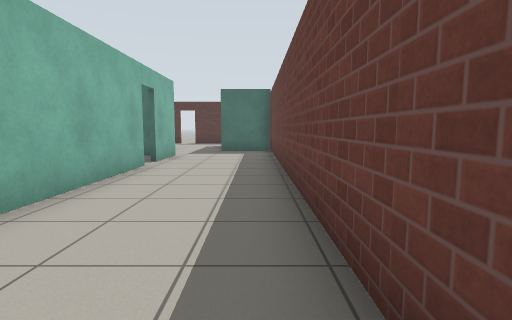
View 1 (above)

19 first-person views from a walk through a Gazebo world. The camera is 0.94 m above the floor, tilts 6° down and sees 80° across. The floor is counted in squares, 1 m on a side. Each view is taken from the middle of a square. On the plan, view 1 faces up. The plan holds only what a view shows up to about 11 squares ahead; the rest is blank. Simple patterns stand in for the simulator's built-in surfaces.

View 2
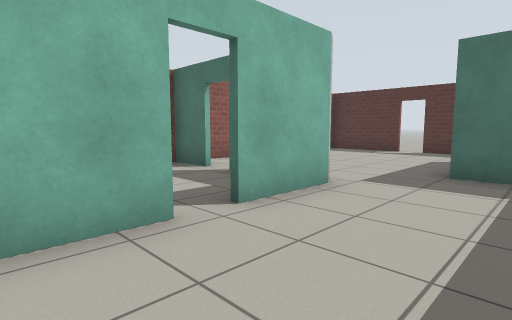

View 3
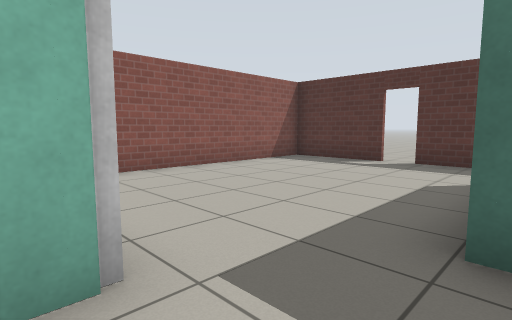

View 4
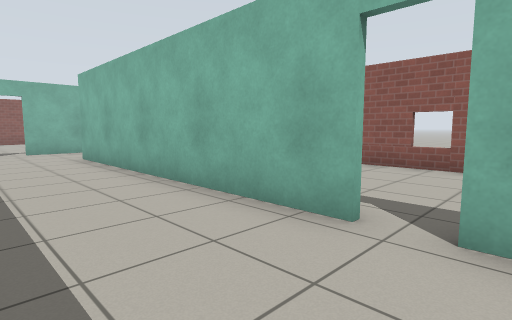

View 5
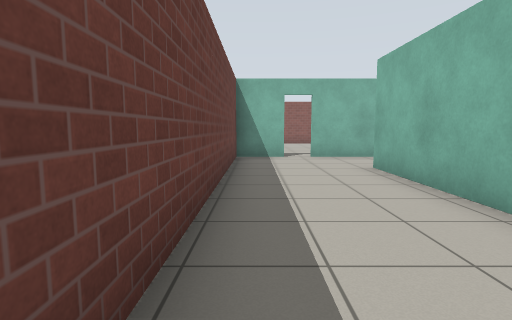

View 6
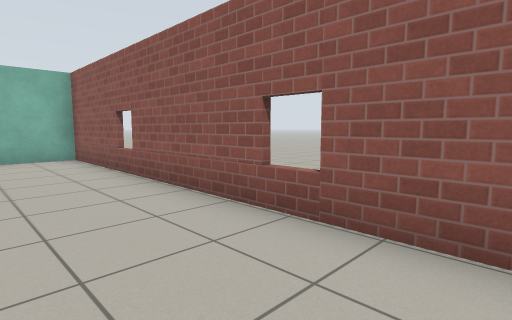

View 7
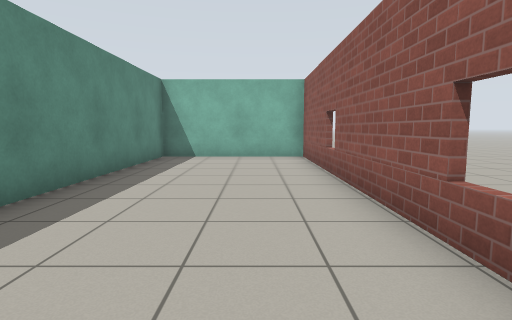

View 8
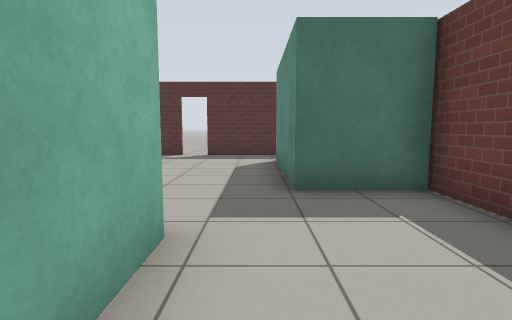

View 9
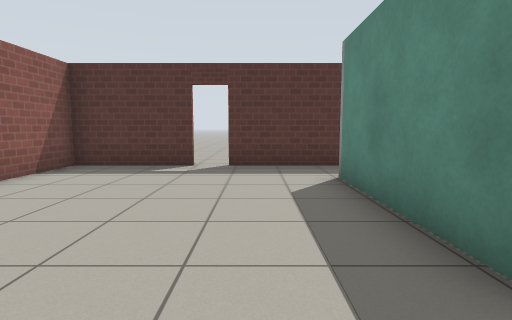

View 10
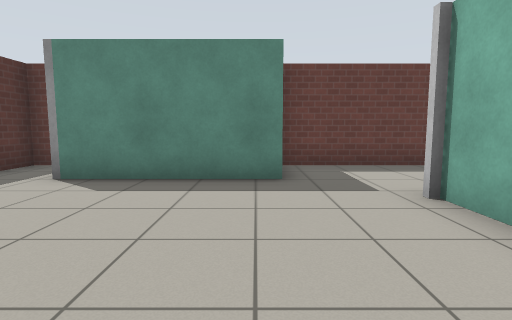

View 11
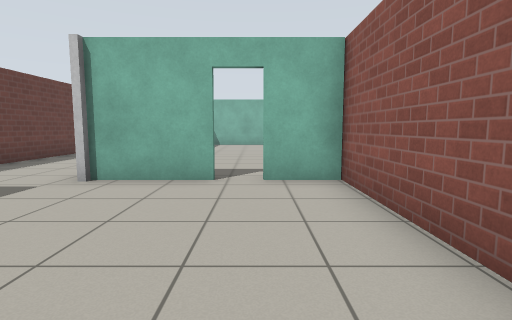

View 12
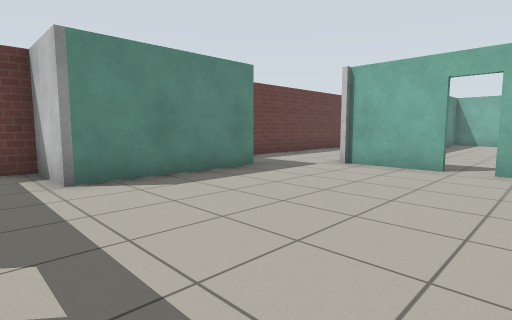

View 13
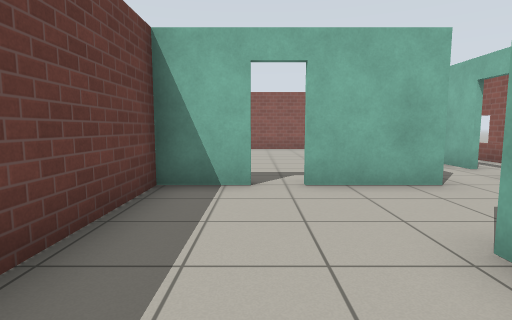

View 14
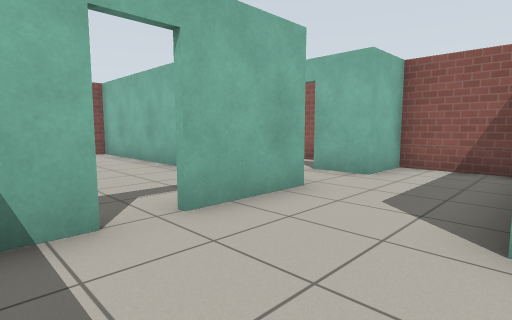

View 15
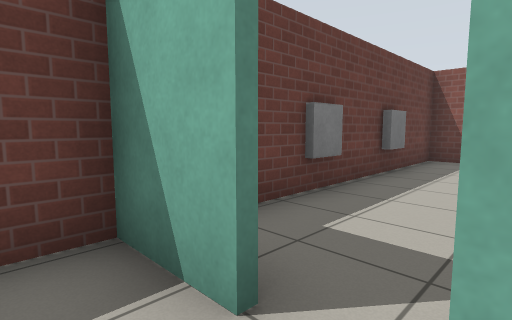

View 16
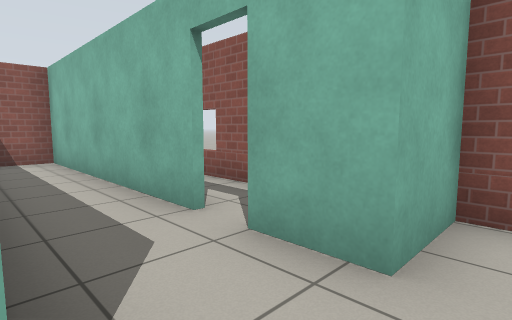

View 17
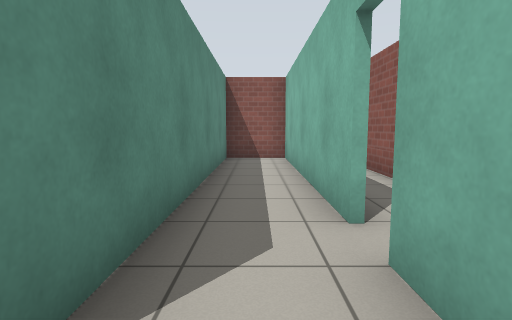

View 18
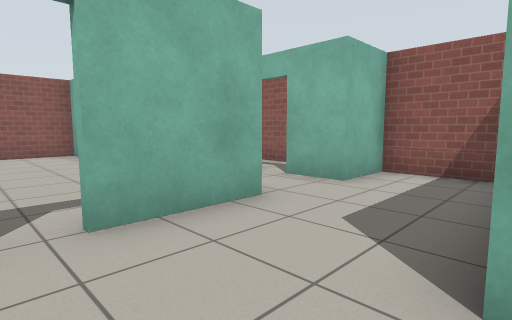

View 19
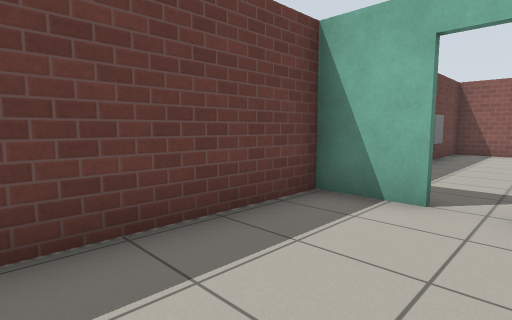

### Floor plan
Points are (right, up) in squares from view 1. A wall is a line through its corners. A room is listed if a view was taken in it or the views show most of it. See-through windows are left out.
Room 1 (views 1, 2, 3, 4, 5, 8, 9, 10, 11, 12, 13, 14, 15, 18, 19)
walls: (-2.8, 7.6) (-2.8, -1.2); (-5.3, 10.5) (-2.8, 10.5) (-2.8, 8.4); (-7.6, 10.5) (-6.1, 10.5); (-4.5, 18.6) (-7.6, 18.6) (-7.6, 10.1); (-1, -4) (0.6, -4) (0.6, 12.5) (-1.4, 12.5) (-1.4, 16.8) (0.6, 16.8) (0.6, 18.6) (-3.8, 18.6)
ways out: open door at (-5.5, 10.5) to room 2; open door at (-3, 8) to room 2; opening at (-3.5, -2.5) to room 3; open door at (-1.5, -4) to room 4; open door at (-4, 19)
Room 2 (views 6, 7)
walls: (-7.6, 10.1) (-7.6, -1.1) (-2.9, -1.1) (-2.9, 5.5); (-6.1, 10.4) (-7.6, 10.4); (-3.5, 10.4) (-5.3, 10.4)
ways out: open door at (-5.5, 10.5) to room 1; open door at (-3, 8) to room 1
Room 3 (views 16, 17)
walls: (-5.9, -5.9) (-5.9, -12.6) (-3.9, -12.6); (-7.6, -1.6) (-7.6, -3.7) (-5.9, -3.7) (-5.9, -5.1); (-4.1, -12.6) (-4.1, -4) (-1.7, -4)
ways out: opening at (-3.5, -2.5) to room 1; open door at (-6, -5.5)
Room 4 (no view inside)
walls: (-3.9, -7.6) (-3.9, -12.6) (0.6, -12.6) (0.6, -5.6)
ways out: open door at (-1.5, -4) to room 1
objects: window (0, -10) to (1, -10); window (0, -7) to (1, -7)

Positions as (right, up) in squares from view 1, and headings:
1: (0, 0), facing up
2: (0, 6), facing up-left
3: (-1, 10), facing up-left
4: (0, 9), facing down-left
5: (0, 6), facing down
6: (-5, 9), facing down-left
7: (-6, 9), facing down
8: (-2, 8), facing up
9: (-3, 11), facing up
10: (-7, 13), facing right
11: (-6, 16), facing down
12: (-7, 18), facing down-right
13: (-1, 1), facing down
14: (0, -1), facing down-left
15: (-2, -3), facing down-right
16: (-4, -3), facing down-left
17: (-5, -3), facing down
18: (-1, -1), facing down-left
19: (-2, 0), facing down-right
